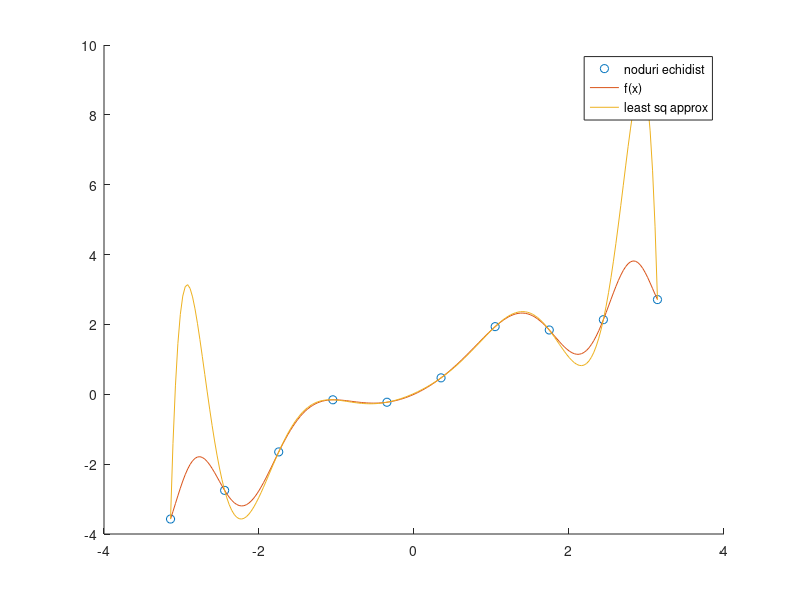
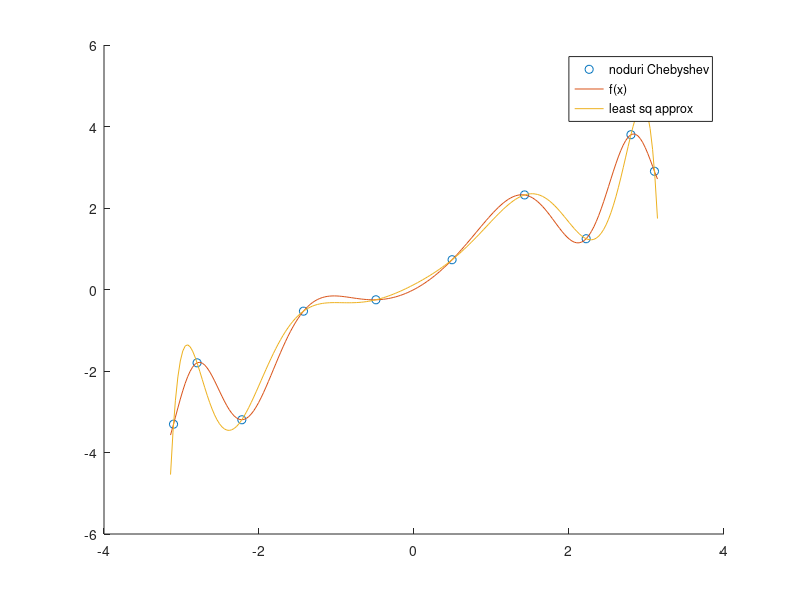

Source code (MATLAB) for these figures, in order:
a = -pi;
b = pi;
xx = linspace(a, b, 200);
n = 10;

f = @(x) x + sin(x .^ 2);
x = linspace(a, b, n);
y = f(x);


rng = (1:n);
E = [ones(size(x')), x'.^rng];

c = E\y';

yy_echidist = [ones(size(xx')), xx'.^rng]*c;

figure(1);
hold on;
plot(x, y, 'o');
plot(xx, f(xx));
plot(xx, yy_echidist);
legend('noduri echidist', 'f(x)', 'least sq approx');

x = sort((a+b)/2 + (b-a)/2*cos((2*(1:n)-1)*pi/(2*n)));
y = f(x);

E = [ones(size(x')), x'.^rng];

c = E\y';

yy_cheb = [ones(size(xx')), xx'.^rng]*c;

figure(2);
hold on;
plot(x, y, 'o');
plot(xx, f(xx));
plot(xx, yy_cheb);
legend('noduri Chebyshev', 'f(x)', 'least sq approx');